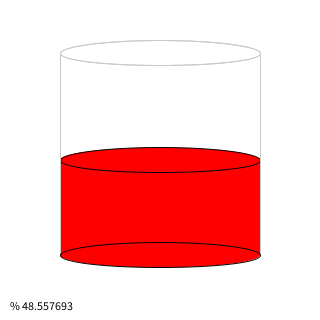
Frame 1 (no input)
Frame 60 (the mouse pressed at the canvas centre just before this capture): identical to frame 1, image omitted
Frame 120 (the mouse held since frame 60 and released just before this capture): identical to frame 1, image omitted

The Processing sketch that drew this single still picture (run headless with seeded random() and noise(); from frame 60 on, the mouse is pressed at the canvas centre):

// Processing sketch: processing_100996
// ── processing_100996.pde

float bx;
float by;
int boxSize = 75;
boolean overBox = false;
boolean locked = false;
float yOffset = 0.0;
String location = "";
   
void setup()
{
  size(320, 320);
  bx = width/2.0;
  by = height/2.0;
  rectMode(RADIUS);
}
   
void draw()
{
  background(#FFFFFF);
     
   
  // Draw the fill rectangle
for (int i=1; i < by; i++) {
   
  if (by < (5*(height/6))) {
    if (by > (height/6)){
    fill(#FF0000);
  strokeWeight(1);
  stroke(#FF0000);
    rect(bx, 5.0*height/6, 100, (5*height/6)-by);
  }
   
  }
  if (by <= height/6 && (.8-((by-106)/520))/8*1000 >= 0) {
      fill(#FF0000);
  strokeWeight(1);
  stroke(#FF0000);
    rect(bx, 5.0*height/6, 100, 2*height/3);
  }
}
   fill(#FFFFFF);
   stroke(#FFFFFF);
   rect(0,height, width, ((height/6)+12));
      
      noFill();
  strokeWeight(1);
  stroke(#C9C9C9);
    ellipse(bx, height/6, 200, 25);
  fill(#FF0000);
  strokeWeight(1);
  stroke(0);
    stroke(5);
    if (by < height/6)
    {noStroke();
    strokeWeight(0);
    noFill();}
    ellipse(bx, by, 200, 25);
      
   strokeWeight(1);
   stroke(#C9C9C9);
   line(bx-100, (height/6), bx-100, 5*(height/6)-10);
   line(bx+100, (height/6), bx+100, 5*(height/6)-10);
      
     //draw the bottom
       
   fill(#FFFFFF);
   stroke(#FFFFFF);
   rect(0,height, width, ((height/6)+12));
   strokeWeight(1);
   stroke(5);
   fill(#FF0000);
   ellipse(bx, (5.0*(height/6))-10, 200.0, 25.0);
   noFill();
   strokeWeight(1);
   stroke(#C9C9C9);
   ellipse(bx, height/6, 200, 25);
      
 if (by <= height/6 && (.8-((by-106)/520))/8*1000 >= 0) {
      fill(#FF0000);
  strokeWeight(1);
  stroke(#FF0000);
    stroke(0);
    ellipse(bx, height/6, 200, 25);
  }
      
      
      
  
     
    location = "" + mouseY;
  fill(0);
  if ((.8-((by-53)/260))/8*1000 > 0 && (.8-((by-53)/260))/8*1000 < 100) {
    text("% " + (.8-((by-53)/260))/8*1000, 10, height-10);
  }
  if ((.8-((by-53)/260))/8*1000 >= 100) {
    text("% 100", 10, height-10);
  }
    if ((.8-((by-106)/520))/8*1000 <= 00) {
    text("% 00", 10, height-10);
  }
    
}
   
void mousePressed() {
    locked = true;
    fill(#FF0000);
  yOffset = mouseY-by;
   
}
   
void mouseDragged() {
  if(locked) {
    by = mouseY-yOffset;
  }
}
   
void mouseReleased() {
  locked = false;
   
   
}
